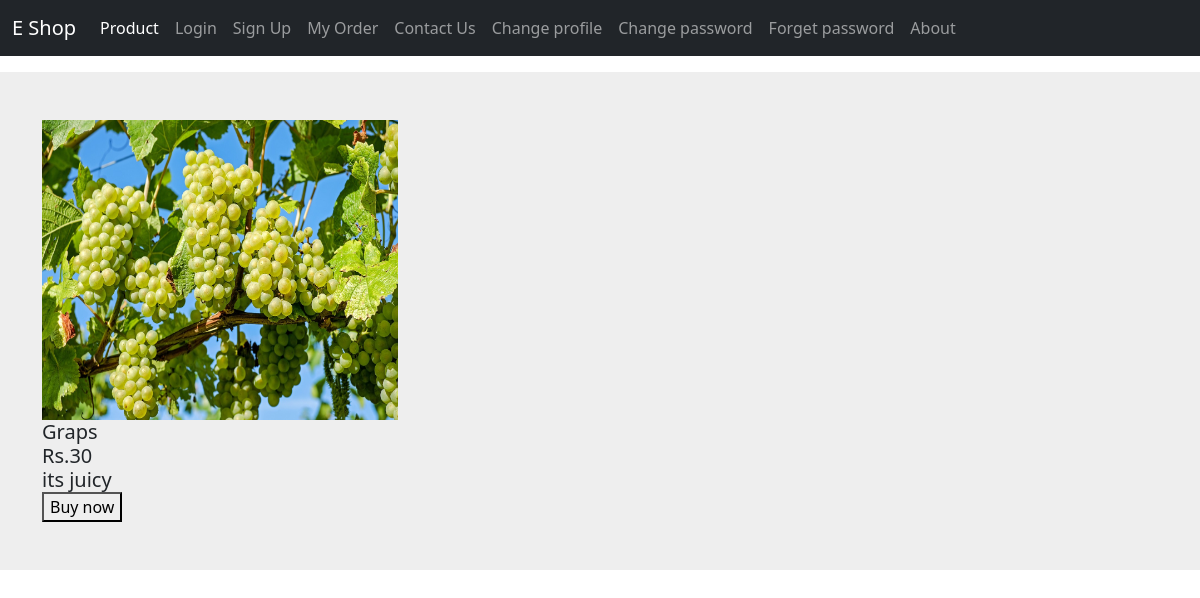
The page /product-get/4 on the database its author committed.
### app1/models.py (models this page shows, shortened)
class Product(models.Model):
    category=models.ForeignKey(Category, on_delete=models.CASCADE)
    name=models.CharField(max_length=200)
    productimage=models.ImageField(upload_to='product')
    price=models.IntegerField()
    productdescription=models.TextField(default="")
    productquantity=models.IntegerField(null=True)

### app1/views.py (the view)
# urls.py: path('product-get/<int:id>',product_get,name='productget'),
def product_get(request,id):
    data=Product.objects.get(id=id)
    return render(request,'singleproduct.html',{'abc':data})

### app1/templates/singleproduct.html (shortened to what this page needs)
{% extends 'base.html' %}
{% block content %}
               <div class="col py-3">
                <section style="background-color: #eee;">
                    <div class="container py-5">
                        <div class="row">
                                <div class="col-md-2 col-lg-4 mb-4 mb-lg-0">
                                        <img src="{{abc.productimage.url}}"
                                            class="card-img-top" height="300px" alt="Laptop" />
                                        <div class="card-body" style="align-self: center;">
                                            <h5 class="mb-0" style="align-self:center;">{{abc.name}}</h5>
                                            <h5 class="mb-0" style="align-self:center;">Rs.{{abc.price}}</h5>
                                            <h5 class="mb-0" style="align-self:center;">{{abc.productdescription}}</h5>
                                        </div>
                                    </div>
                                </div>
                                <form method="POST" action="{% url 'buy' %}">
                                    <button type="submit">Buy now</button>
                                </form>
                    </div>
                </section>
            </div>
                {% endblock %}

### rows shown on the page
Product: productimage (picture), name "Graps", price "30", productdescription "its juicy"
